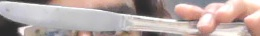
#> input picture Segmentation_Gate_photos_BB/20251127_152712_831289_cls79_flag1_bb.jpg, 260 x 36 px, found by its file name
$ python Edge_detection_Gate2.py
#> lines starting #> are read from the running program, lines starting #| are printed output that depends on the picture; after the words box and inside, x2 and y2 are one past the last pixel; in counts of white or black regions, pixels touching at a corner belong together
import cv2
import numpy as np
import math

# ----- Parameters -----
image_path = r"C:\Users\ahmad\Nazar\Repo\Nazar_V2\Segmentation_Gate_photos_BB\20251127_152712_831289_cls79_flag1_bb.jpg"
# Hough params
canny_low = 50
canny_high = 150
blur_k = 5  # must be odd
rho = 1
theta = np.pi/180
hough_threshold = 50
min_line_len = 40
max_line_gap = 10
# Parallel tolerance
ANGLE_TOL_DEG = 5.0
# -----------------------

def line_angle_rad(x1, y1, x2, y2):
    return math.atan2((y2 - y1), (x2 - x1))  # [-pi, pi]

def angle_deg_between(a, b):
    diff = abs(a - b) % math.pi
    if diff > math.pi/2:
        diff = math.pi - diff
    return math.degrees(diff)

def line_length(x1, y1, x2, y2):
    return math.hypot(x2 - x1, y2 - y1)

def point_line_distance(px, py, x1, y1, x2, y2):
    # perpendicular distance from point (px,py) to line segment (x1,y1)-(x2,y2) infinite line form
    # If segment needed, we can clamp; here we use infinite line distance
    num = abs((y2 - y1)*px - (x2 - x1)*py + x2*y1 - y2*x1)
    den = math.hypot(y2 - y1, x2 - x1)
    return num / den if den != 0 else float('inf')

def avg_distance_between_lines(l1, l2, sample_points=5):
    # l: (x1,y1,x2,y2)
    x11, y11, x12, y12 = l1
    x21, y21, x22, y22 = l2

    def sample_points_on_segment(x1, y1, x2, y2, n):
        pts = []
        if n <= 1:
            pts.append(((x1 + x2) / 2.0, (y1 + y2) / 2.0))
            return pts
        for i in range(n):
            t = i / (n - 1)
            px = x1 + (x2 - x1) * t
            py = y1 + (y2 - y1) * t
            pts.append((px, py))
        return pts

    pts1 = sample_points_on_segment(x11, y11, x12, y12, sample_points)
    pts2 = sample_points_on_segment(x21, y21, x22, y22, sample_points)

    d1 = [point_line_distance(px, py, x21, y21, x22, y22) for px, py in pts1]
    d2 = [point_line_distance(px, py, x11, y11, x12, y12) for px, py in pts2]

    avg1 = sum(d1) / len(d1) if d1 else 0.0
    avg2 = sum(d2) / len(d2) if d2 else 0.0
    return (avg1 + avg2) / 2.0

def find_parallel_pairs(lines, angle_tol_deg=ANGLE_TOL_DEG):
    pairs = []
    n = len(lines)
    angles = [line_angle_rad(*l[0]) for l in lines]  # lines from Hough are [[[x1,y1,x2,y2]], ...]
    for i in range(n):
        x1,y1,x2,y2 = lines[i][0]
        for j in range(i+1, n):
            x3,y3,x4,y4 = lines[j][0]
            a1 = angles[i]
            a2 = angles[j]
            ang_diff = angle_deg_between(a1, a2)
            if ang_diff <= angle_tol_deg:
                pairs.append(((x1,y1,x2,y2),(x3,y3,x4,y4), ang_diff))
    return pairs

def main():
    img = cv2.imread(image_path)
#> img is the input picture: shape (36, 260, 3); mean B, G, R 165.3, 168, 183.1
    if img is None:
        raise FileNotFoundError(f"Cannot load image: {image_path}")
    orig = img.copy()
    gray = cv2.cvtColor(img, cv2.COLOR_BGR2GRAY)
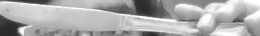
#> gray: shape (36, 260); min 41, max 255, mean 172.2
    blurred = cv2.GaussianBlur(gray, (blur_k, blur_k), 0)
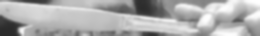
#> blurred: shape (36, 260); min 43, max 254, mean 172.3
    edges = cv2.Canny(blurred, canny_low, canny_high)
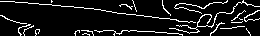
#> edges: shape (36, 260); 9.7% white in thin lines or dots

    lines = cv2.HoughLinesP(edges, rho, theta, hough_threshold,
                            minLineLength=min_line_len, maxLineGap=max_line_gap)
#> lines = [[101, 10, 218, 25], [4, 1, 100, 9], [77, 30, 154, 31]]
    if lines is None:
        print("No lines found.")
        return

    pairs = find_parallel_pairs(lines, ANGLE_TOL_DEG)
#> in find_parallel_pairs, `n = len(lines)`: n = 3
#> in find_parallel_pairs, `angles = [line_angle_rad(*l[0]) for l in lines]`: angles = [0.128, 0.0831, 0.013]
#> the loop in find_parallel_pairs, `for i in range(n):` made 3 passes
#> after the loop in find_parallel_pairs, `for i in range(n):`: pairs = [((101, 10, 218, 25), (4, 1, 100, 9), 2.54), ((4, 1, 100, 9), (77, 30, 154, 31), 4.02)]
    print(f"Found {len(lines)} lines, {len(pairs)} parallel pairs (<= {ANGLE_TOL_DEG}°)")
#| Found 3 lines, 2 parallel pairs (<= 5.0°)

    results = []
    for idx, (l1, l2, ang_diff) in enumerate(pairs, 1):
        x1,y1,x2,y2 = l1
        x3,y3,x4,y4 = l2
        len1 = line_length(x1,y1,x2,y2)
        len2 = line_length(x3,y3,x4,y4)
        ratio = len1 / len2 if len2 != 0 else float('inf')
        avg_dist = avg_distance_between_lines(l1, l2, sample_points=9)
        parallelism_score = max(0.0, 1.0 - (ang_diff / ANGLE_TOL_DEG))  # 1.0 if ang_diff=0, 0 if ang_diff==ANGLE_TOL_DEG
        results.append({
            "pair_index": idx,
            "angle_diff_deg": ang_diff,
            "len1": len1,
            "len2": len2,
            "length_ratio": ratio,
            "avg_distance": avg_dist,
            "parallelism_score": parallelism_score,
            "l1": l1,
            "l2": l2
        })
        print(f"Pair {idx}: angle_diff={ang_diff:.2f}°, len1={len1:.1f}, len2={len2:.1f}, ratio={ratio:.3f}, avg_dist={avg_dist:.2f}, score={parallelism_score:.3f}")
#> this loop made 2 passes
#> (idx, ang_diff, x1, y1, x2, y2, x3, y3) on pass 1: (1, 2.54, 101, 10, 218, 25, 4, 1)
#> (idx, ang_diff, x1, y1, x2, y2, x3, y3) on pass 2: (2, 4.02, 4, 1, 100, 9, 77, 30)
#| Pair 1: angle_diff=2.54°, len1=118.0, len2=96.3, ratio=1.224, avg_dist=2.53, score=0.492
#| Pair 2: angle_diff=4.02°, len1=96.3, len2=77.0, ratio=1.251, avg_dist=22.41, score=0.196
#> after the loop, results = 2 items

    # Visualization: draw lines and pair indices
    vis = orig.copy()
    for r in results:
        x1,y1,x2,y2 = r["l1"]
        x3,y3,x4,y4 = r["l2"]
        cv2.line(vis, (x1,y1), (x2,y2), (0,255,0), 2)
        cv2.line(vis, (x3,y3), (x4,y4), (255,0,0), 2)
        # draw midpoints and label with pair index and score
        mx1, my1 = int((x1+x2)/2), int((y1+y2)/2)
        mx2, my2 = int((x3+x4)/2), int((y3+y4)/2)
        cv2.circle(vis, (mx1,my1), 3, (0,255,0), -1)
        cv2.circle(vis, (mx2,my2), 3, (255,0,0), -1)
        label = f"#{r['pair_index']} s={r['parallelism_score']:.2f}"
        cv2.putText(vis, label, (mx1+5, my1-5), cv2.FONT_HERSHEY_SIMPLEX, 0.5, (255,255,255), 2, cv2.LINE_AA)
#> this loop made 2 passes
#> (x1, y1, x2, y2, x3, y3, x4, y4) on passes 1 to 2: (101, 10, 218, 25, 4, 1, 100, 9), (4, 1, 100, 9, 77, 30, 154, 31)
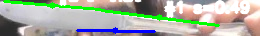
#> vis: shape (36, 260, 3); mean B, G, R 162.8, 176, 169.7

    # show
    cv2.namedWindow("Lines & Pairs", cv2.WINDOW_AUTOSIZE)
    cv2.imshow("Lines & Pairs", vis)
    cv2.namedWindow("Edges", cv2.WINDOW_AUTOSIZE)
    cv2.imshow("Edges", edges)
    print("\nDone. Close window to exit.")
    cv2.waitKey(0)
    cv2.destroyAllWindows()

if __name__ == "__main__":
    main()

$ run again, with Segmentation_Gate_photos_BB/20251127_152755_055577_cls79_flag1_bb.jpg copied over Segmentation_Gate_photos_BB/20251127_152712_831289_cls79_flag1_bb.jpg
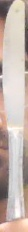
#> input picture Segmentation_Gate_photos_BB/20251127_152755_055577_cls79_flag1_bb.jpg, 28 x 232 px, found by its file name
#> in main, img is the input picture: shape (232, 28, 3); mean B, G, R 176.2, 183.7, 198.8
#> in main, `edges = cv2.Canny(blurred, canny_low, canny_high)`:
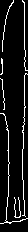
#> edges: shape (232, 28); 8.3% white in thin lines or dots
#> lines = [[24, 124, 24, 2], [8, 196, 8, 130]]
#> n = 2
#> angles = [-1.57, -1.57]
#> the loop in find_parallel_pairs, `for i in range(n):` made 2 passes
#> after the loop in find_parallel_pairs, `for i in range(n):`: pairs = [((24, 124, 24, 2), (8, 196, 8, 130), 0)]
#| Found 2 lines, 1 parallel pairs (<= 5.0°)
#> the loop in main, `for idx, (l1, l2, ang_diff) in enumerate(pairs, 1):` made 1 pass
#> (idx, ang_diff, x1, y1, x2, y2, x3, y3) on pass 1: (1, 0, 24, 124, 24, 2, 8, 196)
#> (printed output is left out)
#> after the loop in main, `for idx, (l1, l2, ang_diff) in enumerate(pairs, 1):`: results = 1 item
#> the loop in main, `for r in results:` made 1 pass
#> (x1, y1, x2, y2, x3, y3, x4, y4) on pass 1: (24, 124, 24, 2, 8, 196, 8, 130)
#> after the loop in main, `for r in results:`:
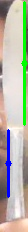
#> vis: shape (232, 28, 3); 9.21% of pixels changed, all inside (x1, y1, x2, y2) = (5, 1, 28, 198)

$ run again, with Segmentation_Gate_photos_BB/20251127_160344_256571_cls76_flag1_bb.jpg copied over Segmentation_Gate_photos_BB/20251127_152712_831289_cls79_flag1_bb.jpg
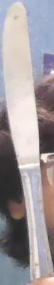
#> input picture Segmentation_Gate_photos_BB/20251127_160344_256571_cls76_flag1_bb.jpg, 54 x 285 px, found by its file name
#> in main, img is the input picture: shape (285, 54, 3); mean B, G, R 156.9, 153.6, 160.3
#> in main, `edges = cv2.Canny(blurred, canny_low, canny_high)`:
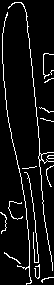
#> edges: shape (285, 54); 6.9% white in thin lines or dots
#> lines = [[25, 9, 41, 159], [6, 106, 24, 195], [30, 183, 39, 268], [25, 201, 29, 259]]
#> n = 4
#> angles = [1.46, 1.37, 1.47, 1.5]
#> the loop in find_parallel_pairs, `for i in range(n):` made 4 passes
#> after the loop in find_parallel_pairs, `for i in range(n):`: pairs = [((25, 9, 41, 159), (30, 183, 39, 268), 0.0444), ((25, 9, 41, 159), (25, 201, 29, 259), 2.14), ((30, 183, 39, 268), (25, 201, 29, 259), 2.1)]
#| Found 4 lines, 3 parallel pairs (<= 5.0°)
#> the loop in main, `for idx, (l1, l2, ang_diff) in enumerate(pairs, 1):` made 3 passes
#> (ang_diff, x1, y1, x2, y2, x3, y3, x4) on pass 1: (0.0444, 25, 9, 41, 159, 30, 183, 39)
#> (printed output is left out)
#> after the loop in main, `for idx, (l1, l2, ang_diff) in enumerate(pairs, 1):`: results = 3 items
#> the loop in main, `for r in results:` made 3 passes
#> (x1, y1, x2, y2, x3, y3, x4, y4) on passes 1 to 3: (25, 9, 41, 159, 30, 183, 39, 268), (25, 9, 41, 159, 25, 201, 29, 259), (30, 183, 39, 268, 25, 201, 29, 259)
#> after the loop in main, `for r in results:`:
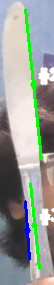
#> vis: shape (285, 54, 3); 8.82% of pixels changed, all inside (x1, y1, x2, y2) = (24, 8, 54, 270)

$ run again, with Segmentation_Gate_photos_BB/20251127_160350_216941_cls76_flag1_bb.jpg copied over Segmentation_Gate_photos_BB/20251127_152712_831289_cls79_flag1_bb.jpg
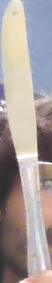
#> input picture Segmentation_Gate_photos_BB/20251127_160350_216941_cls76_flag1_bb.jpg, 52 x 283 px, found by its file name
#> in main, img is the input picture: shape (283, 52, 3); mean B, G, R 156.1, 158.7, 168.6
#> in main, `edges = cv2.Canny(blurred, canny_low, canny_high)`:
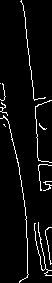
#> edges: shape (283, 52); 4.7% white in thin lines or dots
#> lines = [[23, 5, 33, 98], [35, 112, 40, 190], [2, 100, 19, 170], [26, 216, 27, 261]]
#> n = 4
#> angles = [1.46, 1.51, 1.33, 1.55]
#> the loop in find_parallel_pairs, `for i in range(n):` made 4 passes
#> after the loop in find_parallel_pairs, `for i in range(n):`: pairs = [((23, 5, 33, 98), (35, 112, 40, 190), 2.47), ((23, 5, 33, 98), (26, 216, 27, 261), 4.86), ((35, 112, 40, 190), (26, 216, 27, 261), 2.39)]
#| Found 4 lines, 3 parallel pairs (<= 5.0°)
#> the loop in main, `for idx, (l1, l2, ang_diff) in enumerate(pairs, 1):` made 3 passes
#> (ang_diff, x1, y1, x2, y2, x3, y3, x4) on pass 1: (2.47, 23, 5, 33, 98, 35, 112, 40)
#> (printed output is left out)
#> after the loop in main, `for idx, (l1, l2, ang_diff) in enumerate(pairs, 1):`: results = 3 items
#> the loop in main, `for r in results:` made 3 passes
#> (x1, y1, x2, y2, x3, y3, x4, y4) on passes 1 to 3: (23, 5, 33, 98, 35, 112, 40, 190), (23, 5, 33, 98, 26, 216, 27, 261), (35, 112, 40, 190, 26, 216, 27, 261)
#> after the loop in main, `for r in results:`:
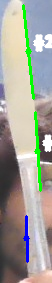
#> vis: shape (283, 52, 3); 7.64% of pixels changed, all inside (x1, y1, x2, y2) = (22, 4, 52, 263)
